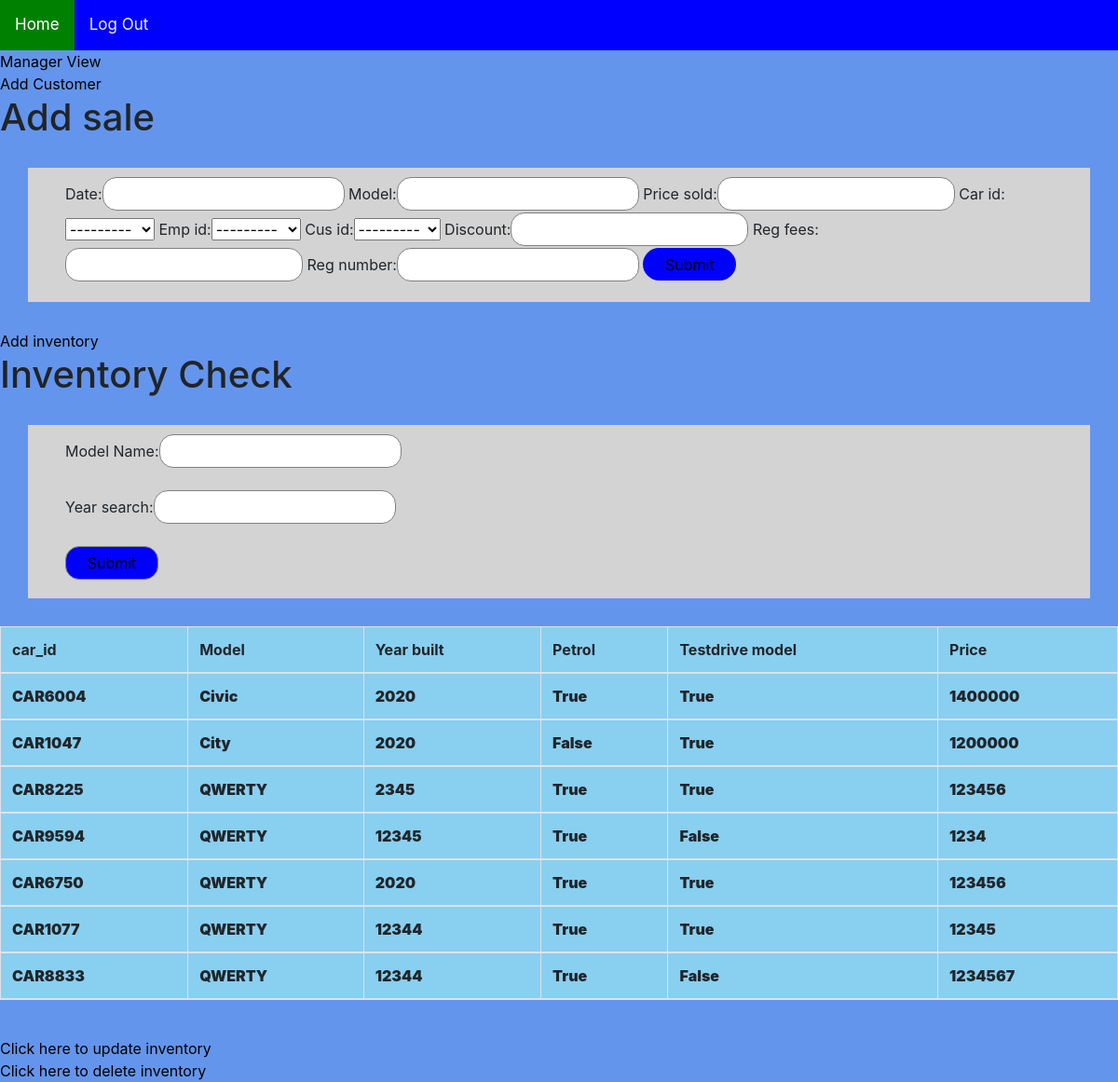
Page /general/newsale/ (signed in) on the committed database.
### accounts/models.py (models this page shows, shortened)
class inventory(models.Model):
    slug = models.SlugField(unique=True,null=True)
    car_id = models.CharField(max_length = 6)
    model = models.CharField(max_length = 20 )
    built_year = models.PositiveSmallIntegerField()
    is_petrol = models.BooleanField()
    is_testdrive = models.BooleanField()
    is_sold = models.BooleanField()
    price = models.PositiveBigIntegerField()
    red = models.BooleanField(default = False)
    black = models.BooleanField(default = False)
    blue = models.BooleanField(default = False)
    def __str__(self):
        return self.car_id

class employee(models.Model):
    emp_id = models.OneToOneField(User,on_delete=models.CASCADE)
    name = models.CharField(max_length = 40)
    contact = models.CharField(max_length=10,validators=[MinLengthValidator(10)])
    is_manager = models.BooleanField(default = False)
    address = models.CharField(max_length = 250,  default="")
    door_no = models.CharField(max_length=10, default="")
    street = models.CharField(max_length=40, default="")
    city = models.CharField(max_length=40, default="")
    state = models.CharField(max_length=40,default="")
    pin_code = models.CharField(max_length=6,validators=[MinLengthValidator(6)], null=True)
    blood_group = models.CharField(max_length = 5, default="")
    def __str__(self):
        return str(self.emp_id)

### general/views.py (the view, shortened to what this page needs)
# urls.py: path('newsale/',views.addsale,name="sales"),
def addsale(request):
    for_sake = "Nothing"
    current = employee.objects.get( emp_id = request.user )
    is_manager = current.is_manager
    if request.method == 'POST':
        form = newsaleform(data=request.POST)
        if form.is_valid():
            upload_form = form.save(commit=False)
            integrity=False
            print(upload_form.emp_id)
            print(upload_form.date)
            emp = employee_performance.objects.filter(emp_id = upload_form.emp_id )
            for i in emp:
                i.month_sales += upload_form.price_sold
                i.save()
            while(integrity==False):
                random_code = randint(1000,9999)
                code = 'SEL'+str(random_code)
                try:
                    customer.objects.get(sale_id=code)
                    integrity = False
                except :
                    integrity = True
            upload_form.sales = form
            upload_form.sale_id  = code
            upload_form.save()
            car = upload_form.car_id
            storage = inventory.objects.filter(car_id = car)
            for i in storage:
                i.is_sold = True
                i.save()
            slug = code
            return HttpResponseRedirect(reverse('general:add_accessories', kwargs = {'slug':slug}))
    else:
        form = newsaleform()
    storage = inventory.objects.raw('SELECT * FROM accounts_inventory')
    if request.method =="GET":
        mod = request.GET.get("model")
        start = request.GET.get("start_year")
        end = request.GET.get("end_year")
    return render(request,'general/sale_form.html',{'form':form,
                                                    'inventory': storage,
                                                    'is_manager': is_manager,
                                                    'for_sake': for_sake})

### general/forms.py
class newsaleform(ModelForm):
    class Meta:
        fields = ("date","model","price_sold","car_id","emp_id","cus_id","discount","reg_fees",
        "reg_number","price_sold")
        model = sales

### accounts/models.py (called while the page is built)
    def __str__(self):
        return self.cus_id

### general/templates/general/sale_form.html (shortened to what this page needs)
{% extends "base.html"%}
{% block content %}
  {% if is_manager%}
    <a href="{% url 'accounts:performance' %}" style="color: black;"> Manager View </a>
  {% endif %}
  <br>
  <a href="{% url 'general:booking' %}" style="color: black;"> Add Customer </a>
  <h1> Add sale</h1>
    <form method="post">
      {{ form }}
      <button type="submit" name="button">Submit</button>
    </form>
    <a href="{% url 'general:add_inventory' %}" style="color: black;"> Add inventory </a>
    <h1> Inventory Check </h1>
    <form method="get">
        Model Name:<input type = "text" name="model"><br><br>
        Year search:<input type = "number" name="start_year"><br><br>
        <input type = "submit" style="background-color: blue; width: 100px;"><br>
    </form>
    <table class="table table-bordered" >
      <thead>
          <th> car_id </th>
          <th> Model </th>
          <th> Year built </th>
          <th> Petrol </th>
          <th> Testdrive model </th>
          <th>Price</th>
      <thead>
      {% for invent in inventory %}
    <tr>
      <td> {{ invent.car_id }}</td>
      <td>{{ invent.model }}</td>
      <td>{{ invent.built_year }}</td>
      <td>{{ invent.is_petrol }}</td>
      <td>{{ invent.is_testdrive }}</td>
      <td>{{ invent.price }}</td>
    </tr>
    {% endfor %}
  </table>
    <br>
    <a href="{% url 'general:alter_inventory' %}" style="color: black;"> Click here to update inventory</a>
    <br>
    <a href="{% url 'general:delete_inventory' %}" style="color: black;"> Click here to delete inventory</a>
  {% endblock %}

### templates/base.html (style rules this page uses)
body { background-color: cornflowerblue; }

### general/templates/general/sale_form.html (style rules this page uses)
input { border-radius: 15px; padding: 5px; border: 1px solid grey; }
form { background-color: lightgray; margin: 30px; padding: 10px 40px 20px }
button { background-color:blue; border: none; width: 100px; height: 35px; border-radius: 20px; position: relative; text-align: center; }
table { background-color:#89cff0; font-weight: 900; }

### rows in the picture
inventory: car_id "CAR8833", model "QWERTY", built_year "12344", is_petrol "True", is_testdrive "False", price "1234567"
inventory: car_id "---------", car_id "CAR6004", model "Civic", built_year "2020", is_petrol "True", is_testdrive "True", price "1400000"
employee: emp_id "---------"
inventory: car_id "CAR1047", model "City", built_year "2020", is_petrol "False", is_testdrive "True", price "1200000"
inventory: car_id "CAR8225", model "QWERTY", built_year "2345", is_petrol "True", is_testdrive "True", price "123456"
inventory: car_id "CAR9594", model "QWERTY", built_year "12345", is_petrol "True", is_testdrive "False", price "1234"
inventory: car_id "CAR6750", model "QWERTY", built_year "2020", is_petrol "True", is_testdrive "True", price "123456"
inventory: car_id "CAR1077", model "QWERTY", built_year "12344", is_petrol "True", is_testdrive "True", price "12345"
